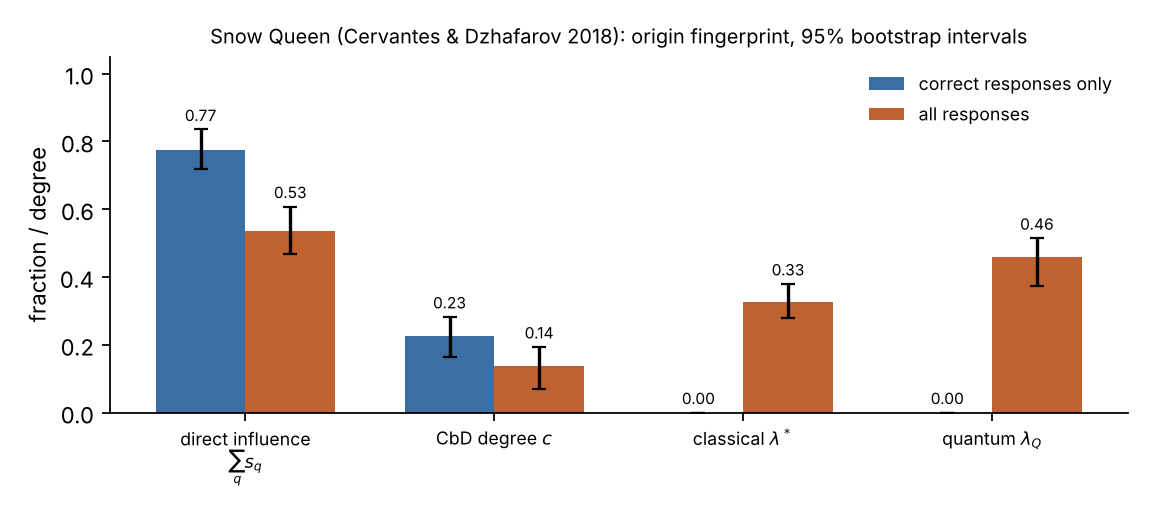

Write the Python code that produced this figure.
"""Figure for Study 8 (Snow Queen): the origin fingerprint of the two response sets, with 95% bootstrap intervals."""
import json, os
import numpy as np
import matplotlib
matplotlib.use("Agg")
import matplotlib.pyplot as plt
HERE = os.path.dirname(os.path.abspath(__file__))
R = json.load(open(os.path.join(HERE, "..", "engine", "study8_snowqueen", "results_study8.json")))
items = [("Delta", "direct influence\n$\\sum_q s_q$"), ("c", "CbD degree $c$"), ("lam_classical", "classical $\\lambda^*$"),
         ("lam_quantum", "quantum $\\lambda_Q$")]
fig, ax = plt.subplots(figsize=(7.2, 3.2))
w = 0.36; x = np.arange(len(items))
for j, (ds, lab, col) in enumerate((("D2", "correct responses only", "#3a6ea5"), ("D3", "all responses", "#c0622f"))):
    pt = [R[ds]["point"][k] for k, _ in items]; lo = [R[ds]["ci95"][k][0] for k, _ in items]; hi = [R[ds]["ci95"][k][1] for k, _ in items]
    err = np.array([np.maximum(0, np.array(pt) - lo), np.maximum(0, np.array(hi) - pt)])
    ax.bar(x + (j - 0.5) * w, pt, w, yerr=err, capsize=3, color=col, label=lab)
    for xi, v, h in zip(x + (j - 0.5) * w, pt, hi): ax.text(xi, max(v, h) + 0.025, f"{abs(v):.2f}", ha="center", fontsize=7)
ax.set_xticks(x); ax.set_xticklabels([l for _, l in items], fontsize=8); ax.set_ylim(0, 1.05); ax.set_ylabel("fraction / degree")
ax.legend(fontsize=8, frameon=False); ax.spines[["top", "right"]].set_visible(False)
ax.set_title("Snow Queen (Cervantes & Dzhafarov 2018): origin fingerprint, 95% bootstrap intervals", fontsize=9)
fig.tight_layout(); fig.savefig(os.path.join(HERE, "fig_snowqueen.pdf")); fig.savefig(os.path.join(HERE, "fig_snowqueen.png"), dpi=160)
